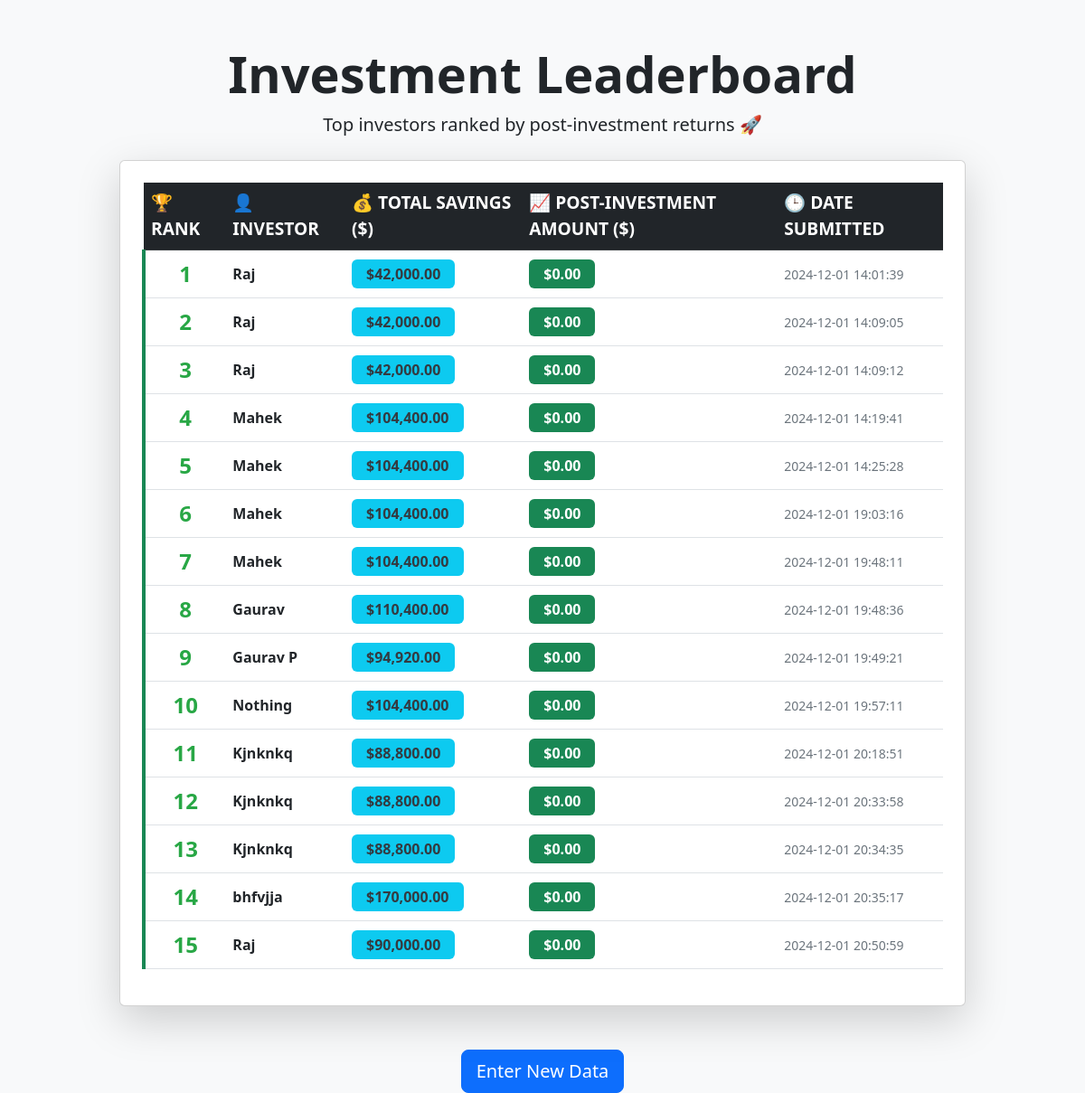
The app's page /leaderboard with its own data.
### tables this page shows
CREATE TABLE "user_data" (
	"id"	INTEGER,
	"name"	TEXT NOT NULL,
	"rent"	REAL NOT NULL,
	"utilities"	REAL NOT NULL,
	"groceries"	REAL NOT NULL,
	"other_expenses"	REAL NOT NULL,
	"earnings"	REAL NOT NULL,
	"total_expenses"	REAL NOT NULL,
	"savings"	REAL NOT NULL,
	"timestamp"	TEXT NOT NULL,
	"post_investment"	REAL,
	PRIMARY KEY("id" AUTOINCREMENT)
);

### main.py (the view)
@app.get("/leaderboard", response_class=HTMLResponse)
async def leaderboard(request: Request):
    try:
        with sqlite3.connect(DATABASE) as conn:
            cursor = conn.cursor()
            cursor.execute("""
                SELECT name, savings, post_investment, timestamp
                FROM user_data
                ORDER BY post_investment DESC
            """)
            leaderboard_data = cursor.fetchall()
        return templates.TemplateResponse(
            "leaderboard.html",
            {"request": request, "leaderboard_data": leaderboard_data, "enumerate": enumerate},
        )
    except Exception as e:
        return templates.TemplateResponse("index.html", {"request": request, "error": str(e)})

### templates/Leaderboard.html (shortened to what this page needs)
<!DOCTYPE html>
<html lang="en">
<head>
    <link href="https://cdn.jsdelivr.net/npm/bootstrap@5.3.0-alpha1/dist/css/bootstrap.min.css" rel="stylesheet">
    <link href="/static/style.css" rel="stylesheet">
</head>
<body class="bg-light">
    <div class="container mt-5">
        <div class="text-center mb-4">
            <h1 class="display-4 fw-bold">Investment Leaderboard</h1>
            <p class="lead">Top investors ranked by post-investment returns 🚀</p>
        </div>
        {% if leaderboard_data %}
        <div class="card shadow-lg p-4 mt-4">
            <table class="table table-hover align-middle">
                <thead class="table-dark">
                    <tr>
                        <th scope="col">🏆 Rank</th>
                        <th scope="col">👤 Investor</th>
                        <th scope="col">💰 Total Savings ($)</th>
                        <th scope="col">📈 Post-Investment Amount ($)</th>
                        <th scope="col">🕒 Date Submitted</th>
                    </tr>
                </thead>
                <tbody>
                    {% for idx, row in enumerate(leaderboard_data, start=1) %}
                    <tr class="leader-row">
                        <th scope="row" class="text-center text-success">{{ idx }}</th>
                        <td>
                            <span class="fw-bold">{{ row[0] or 'N/A' }}</span>
                        </td>
                        <td>
                            <span class="badge bg-info text-dark">${{ '{:,.2f}'.format(row[1] or 0) }}</span>
                        </td>
                        <td>
                            <span class="badge bg-success text-white">${{ '{:,.2f}'.format(row[2] or 0) }}</span>
                        </td>
                        <td>
                            <span class="text-muted small">{{ row[3] or 'N/A' }}</span>
                        </td>
                    </tr>
                    {% endfor %}
                </tbody>
            </table>
        </div>
        {% else %}
        <div class="alert alert-warning text-center mt-5" role="alert">
            <strong>No data available!</strong> Be the first to submit your financial data 📊.
        </div>
        {% endif %}
        <div class="text-center mt-5">
            <a href="/" class="btn btn-primary btn-lg">Enter New Data</a>
        </div>
    </div>
</body>
</html>

### templates/style.css (style rules this page uses)
body { background: #f8f9fa; }
.container { max-width: 960px; }
.leader-row { border-left: 4px solid #198754; }
.leader-row th { font-size: 1.5rem; color: #198754; }
.table thead th { font-size: 1.2rem; text-transform: uppercase; }
.fw-bold { font-weight: bold !important; }
.text-success { color: #28a745 !important; }
.text-muted { color: #6c757d !important; }
.text-dark { color: #343a40 !important; }
.badge { font-size: 1rem !important; padding: 0.5rem 1rem; }

### records on screen
user_data: id "1", name "Raj", savings "42,000.00", row "0.00", timestamp "2024-12-01 14:01:39"
user_data: id "2", name "Raj", savings "42,000.00", row "0.00", timestamp "2024-12-01 14:09:05"
user_data: id "3", name "Raj", savings "42,000.00", row "0.00", timestamp "2024-12-01 14:09:12"
user_data: id "4", name "Mahek", savings "104,400.00", row "0.00", timestamp "2024-12-01 14:19:41"
user_data: id "5", name "Mahek", savings "104,400.00", row "0.00", timestamp "2024-12-01 14:25:28"
user_data: id "6", name "Mahek", savings "104,400.00", row "0.00", timestamp "2024-12-01 19:03:16"
user_data: id "7", name "Mahek", savings "104,400.00", row "0.00", timestamp "2024-12-01 19:48:11"
user_data: id "8", name "Gaurav", savings "110,400.00", row "0.00", timestamp "2024-12-01 19:48:36"
user_data: id "9", name "Gaurav P", savings "94,920.00", row "0.00", timestamp "2024-12-01 19:49:21"
user_data: id "10", name "Nothing", savings "104,400.00", row "0.00", timestamp "2024-12-01 19:57:11"
user_data: id "11", name "Kjnknkq", savings "88,800.00", row "0.00", timestamp "2024-12-01 20:18:51"
user_data: id "12", name "Kjnknkq", savings "88,800.00", row "0.00", timestamp "2024-12-01 20:33:58"
user_data: id "13", name "Kjnknkq", savings "88,800.00", row "0.00", timestamp "2024-12-01 20:34:35"
user_data: id "14", name "bhfvjja", savings "170,000.00", row "0.00", timestamp "2024-12-01 20:35:17"
user_data: id "15", name "Raj", savings "90,000.00", row "0.00", timestamp "2024-12-01 20:50:59"
